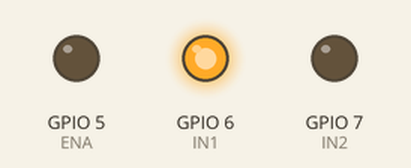
This sketch was run on a simulated ESP32. Parts: output pins drawn as LEDs (lit = HIGH).

Above: at 0.05 s.
At 3.25 s:
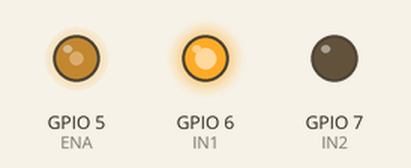
At 6.4 s:
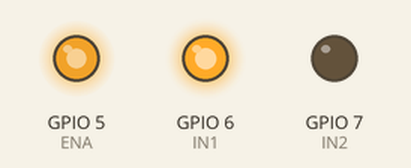
At 12.8 s:
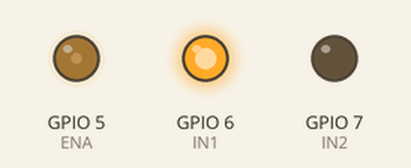
Timing chart, 0 to 18.7 s (numbered marks = the images above):
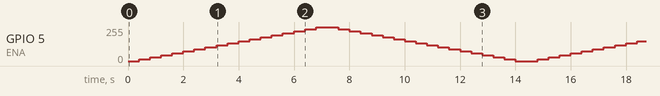

The sketch:

benchtestA.ino
```cpp
const int ENA=5, IN1=6, IN2=7;
void setup(){
  pinMode(IN1,OUTPUT); pinMode(IN2,OUTPUT);
  digitalWrite(IN1,HIGH); digitalWrite(IN2,LOW);
  ledcAttach(ENA, 20000, 8);          // 20 kHz PWM, 8-bit
}
void loop(){
  for(int d=0; d<=255; d+=15){ ledcWrite(ENA,d); delay(400); }
  for(int d=255; d>=0; d-=15){ ledcWrite(ENA,d); delay(400); }
}
```
